Frame 1 (no input): blank canvas, image omitted
Frame 60 (no input): blank canvas, image omitted
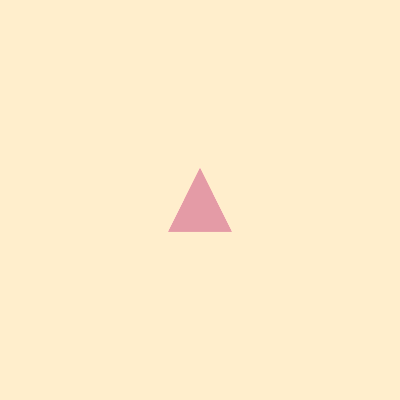
Frame 120 (the mouse pressed at the canvas centre since frame 60)

The p5.js sketch whose frames 1 and 60 were blank and that drew this single picture after the mouse press (run headless with seeded random() and noise() and a simulated clock; from frame 60 on, the mouse is pressed at the canvas centre):

// p5.js sketch
// ── sketch.js
let palette = ['#E49BA6', '#92487A', '#FA5C5C', '#f0cd5c'];
let shapes = [];

function setup() {
  createCanvas(400, 400);
  noStroke();
}

function draw() {
  background(255, 236, 192, 15);
  
  for (let i = 0; i < shapes.length; i++) {
    fill(shapes[i].col);

    if (shapes[i].type === 'circle') {
      ellipse(shapes[i].x, shapes[i].y, shapes[i].sz);
    }

    else if (shapes[i].type === 'square') {
      rectMode(CENTER);
      rect(shapes[i].x, shapes[i].y, shapes[i].sz, shapes[i].sz);
    }

    else if (shapes[i].type == 'triangle') {
      let s = shapes[i].sz;
      triangle(
        shapes[i].x, shapes[i].y - s / 2,
        shapes[i].x - s / 2, shapes[i].y + s / 2,
        shapes[i].x + s / 2, shapes[i].y + s / 2
      );
    }
  }
}

function mousePressed() {
  let shapeTypes = ['circle', 'square', 'triangle'];
  
  shapes.push({
    x: mouseX,
    y: mouseY,
    sz: random(20, 80),
    col: random(palette),
    type: random(shapeTypes)
  });
}

function keyPressed() {
  if (key == 'r') {
    shapes.splice(0, 1); 
  }
}
